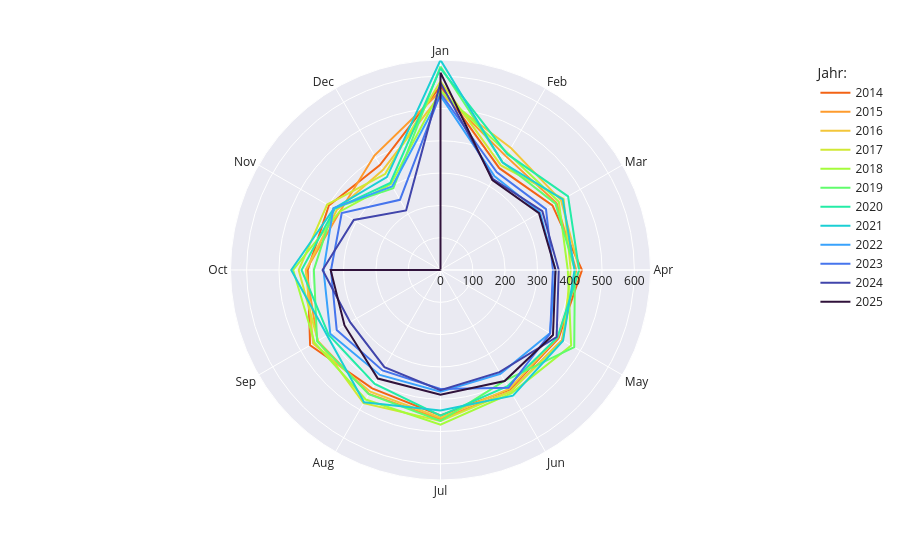

The code cell stored with this chart in its notebook:
### Code cell
num_years = len(years)
print(num_years)

# Erstellen Sie eine benutzerdefinierte Farbpalette mit 20 Farben
#color_scale = px.colors.qualitative.Light24[:num_years]
color_scale = px.colors.sequential.Turbo[:num_years] # viridis, magma, inferno, Plasma, Cividis, Plotly3, Turbo

# Erstellen Sie ein Wörterbuch, das jedes Jahr einer Farbe zuordnet
color_map = dict(zip(sorted(years, reverse=True), color_scale))
print(color_map)

# Radarplot erstellen
fig = px.line_polar(df_final, r="sum_WBev", theta="MonthName", color="Jahr_nbr", 
                    line_close=True,
                    #color_discrete_sequence=px.colors.sequential.Plasma_r,
                    #color_discrete_sequence=color_scale,
                    color_discrete_map=color_map,
                    template="seaborn",
                    category_orders={"MonthName": month_names})

# Layout anpassen
fig.update_layout(
    polar=dict(
        radialaxis=dict(showticklabels=True, ticks=''),
        angularaxis=dict(direction="clockwise", period=12)
    ),
    legend_title_text='Jahr:'
)

fig.show()

### Figure 1 — Plotly figure (JSON) as saved in the notebook; plotly's stock layout.template omitted (floating-point values rounded to 4 significant figures)
{"data": [{"hovertemplate": "Jahr_nbr=2014<br>sum_WBev=%{r}<br>MonthName=%{theta}<extra></extra>", "legendgroup": "2014", "line": {"color": "#f36315", "dash": "solid"}, "marker": {"symbol": "circle"}, "mode": "lines", "name": "2014", "r": [569, 364, 400, 438, 422, 428, 450, 423, 466, 411, 399, 375, 569], "showlegend": true, "subplot": "polar", "theta": ["Jan", "Feb", "Mar", "Apr", "May", "Jun", "Jul", "Aug", "Sep", "Oct", "Nov", "Dec", "Jan"], "type": "scatterpolar"}, {"hovertemplate": "Jahr_nbr=2015<br>sum_WBev=%{r}<br>MonthName=%{theta}<extra></extra>", "legendgroup": "2015", "line": {"color": "#fe9b2d", "dash": "solid"}, "marker": {"symbol": "circle"}, "mode": "lines", "name": "2015", "r": [553, 406, 415, 420, 434, 434, 462, 443, 439, 416, 360, 409, 553], "showlegend": true, "subplot": "polar", "theta": ["Jan", "Feb", "Mar", "Apr", "May", "Jun", "Jul", "Aug", "Sep", "Oct", "Nov", "Dec", "Jan"], "type": "scatterpolar"}, {"hovertemplate": "Jahr_nbr=2016<br>sum_WBev=%{r}<br>MonthName=%{theta}<extra></extra>", "legendgroup": "2016", "line": {"color": "#f3c63a", "dash": "solid"}, "marker": {"symbol": "circle"}, "mode": "lines", "name": "2016", "r": [543, 436, 431, 430, 419, 425, 457, 435, 455, 417, 371, 357, 543], "showlegend": true, "subplot": "polar", "theta": ["Jan", "Feb", "Mar", "Apr", "May", "Jun", "Jul", "Aug", "Sep", "Oct", "Nov", "Dec", "Jan"], "type": "scatterpolar"}, {"hovertemplate": "Jahr_nbr=2017<br>sum_WBev=%{r}<br>MonthName=%{theta}<extra></extra>", "legendgroup": "2017", "line": {"color": "#d1e834", "dash": "solid"}, "marker": {"symbol": "circle"}, "mode": "lines", "name": "2017", "r": [584, 374, 440, 403, 437, 434, 467, 476, 438, 439, 405, 343, 584], "showlegend": true, "subplot": "polar", "theta": ["Jan", "Feb", "Mar", "Apr", "May", "Jun", "Jul", "Aug", "Sep", "Oct", "Nov", "Dec", "Jan"], "type": "scatterpolar"}, {"hovertemplate": "Jahr_nbr=2018<br>sum_WBev=%{r}<br>MonthName=%{theta}<extra></extra>", "legendgroup": "2018", "line": {"color": "#a4fc3b", "dash": "solid"}, "marker": {"symbol": "circle"}, "mode": "lines", "name": "2018", "r": [555, 417, 423, 394, 467, 440, 479, 463, 450, 456, 361, 307, 555], "showlegend": true, "subplot": "polar", "theta": ["Jan", "Feb", "Mar", "Apr", "May", "Jun", "Jul", "Aug", "Sep", "Oct", "Nov", "Dec", "Jan"], "type": "scatterpolar"}, {"hovertemplate": "Jahr_nbr=2019<br>sum_WBev=%{r}<br>MonthName=%{theta}<extra></extra>", "legendgroup": "2019", "line": {"color": "#61fc6c", "dash": "solid"}, "marker": {"symbol": "circle"}, "mode": "lines", "name": "2019", "r": [630, 385, 411, 416, 478, 396, 467, 444, 441, 392, 382, 292, 630], "showlegend": true, "subplot": "polar", "theta": ["Jan", "Feb", "Mar", "Apr", "May", "Jun", "Jul", "Aug", "Sep", "Oct", "Nov", "Dec", "Jan"], "type": "scatterpolar"}, {"hovertemplate": "Jahr_nbr=2020<br>sum_WBev=%{r}<br>MonthName=%{theta}<extra></extra>", "legendgroup": "2020", "line": {"color": "#24eca6", "dash": "solid"}, "marker": {"symbol": "circle"}, "mode": "lines", "name": "2020", "r": [624, 414, 456, 429, 418, 415, 451, 407, 400, 430, 378, 311, 624], "showlegend": true, "subplot": "polar", "theta": ["Jan", "Feb", "Mar", "Apr", "May", "Jun", "Jul", "Aug", "Sep", "Oct", "Nov", "Dec", "Jan"], "type": "scatterpolar"}, {"hovertemplate": "Jahr_nbr=2021<br>sum_WBev=%{r}<br>MonthName=%{theta}<extra></extra>", "legendgroup": "2021", "line": {"color": "#1bcfd4", "dash": "solid"}, "marker": {"symbol": "circle"}, "mode": "lines", "name": "2021", "r": [650, 384, 437, 415, 438, 449, 435, 473, 405, 462, 381, 332, 650], "showlegend": true, "subplot": "polar", "theta": ["Jan", "Feb", "Mar", "Apr", "May", "Jun", "Jul", "Aug", "Sep", "Oct", "Nov", "Dec", "Jan"], "type": "scatterpolar"}, {"hovertemplate": "Jahr_nbr=2022<br>sum_WBev=%{r}<br>MonthName=%{theta}<extra></extra>", "legendgroup": "2022", "line": {"color": "#39a2fc", "dash": "solid"}, "marker": {"symbol": "circle"}, "mode": "lines", "name": "2022", "r": [539, 335, 356, 356, 391, 371, 377, 375, 394, 362, 383, 299, 539], "showlegend": true, "subplot": "polar", "theta": ["Jan", "Feb", "Mar", "Apr", "May", "Jun", "Jul", "Aug", "Sep", "Oct", "Nov", "Dec", "Jan"], "type": "scatterpolar"}, {"hovertemplate": "Jahr_nbr=2023<br>sum_WBev=%{r}<br>MonthName=%{theta}<extra></extra>", "legendgroup": "2023", "line": {"color": "#4675ed", "dash": "solid"}, "marker": {"symbol": "circle"}, "mode": "lines", "name": "2023", "r": [547, 349, 377, 348, 392, 421, 368, 359, 371, 339, 353, 251, 547], "showlegend": true, "subplot": "polar", "theta": ["Jan", "Feb", "Mar", "Apr", "May", "Jun", "Jul", "Aug", "Sep", "Oct", "Nov", "Dec", "Jan"], "type": "scatterpolar"}, {"hovertemplate": "Jahr_nbr=2024<br>sum_WBev=%{r}<br>MonthName=%{theta}<extra></extra>", "legendgroup": "2024", "line": {"color": "#4145ab", "dash": "solid"}, "marker": {"symbol": "circle"}, "mode": "lines", "name": "2024", "r": [580, 325, 364, 366, 415, 365, 372, 347, 323, 365, 310, 213, 580], "showlegend": true, "subplot": "polar", "theta": ["Jan", "Feb", "Mar", "Apr", "May", "Jun", "Jul", "Aug", "Sep", "Oct", "Nov", "Dec", "Jan"], "type": "scatterpolar"}, {"hovertemplate": "Jahr_nbr=2025<br>sum_WBev=%{r}<br>MonthName=%{theta}<extra></extra>", "legendgroup": "2025", "line": {"color": "#30123b", "dash": "solid"}, "marker": {"symbol": "circle"}, "mode": "lines", "name": "2025", "r": [611, 321, 352, 356, 402, 397, 386, 388, 343, 340, 0, 0, 611], "showlegend": true, "subplot": "polar", "theta": ["Jan", "Feb", "Mar", "Apr", "May", "Jun", "Jul", "Aug", "Sep", "Oct", "Nov", "Dec", "Jan"], "type": "scatterpolar"}], "layout": {"legend": {"title": {"text": "Jahr:"}, "tracegroupgap": 0}, "margin": {"t": 60}, "polar": {"angularaxis": {"categoryarray": ["Jan", "Feb", "Mar", "Apr", "May", "Jun", "Jul", "Aug", "Sep", "Oct", "Nov", "Dec"], "categoryorder": "array", "direction": "clockwise", "period": 12, "rotation": 90}, "domain": {"x": [0, 1], "y": [0, 1]}, "radialaxis": {"showticklabels": true, "ticks": ""}}}}
